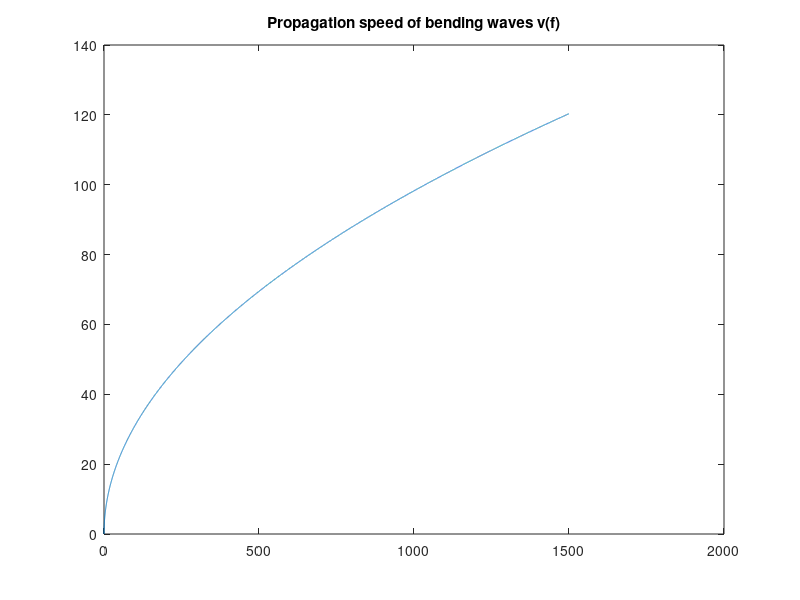
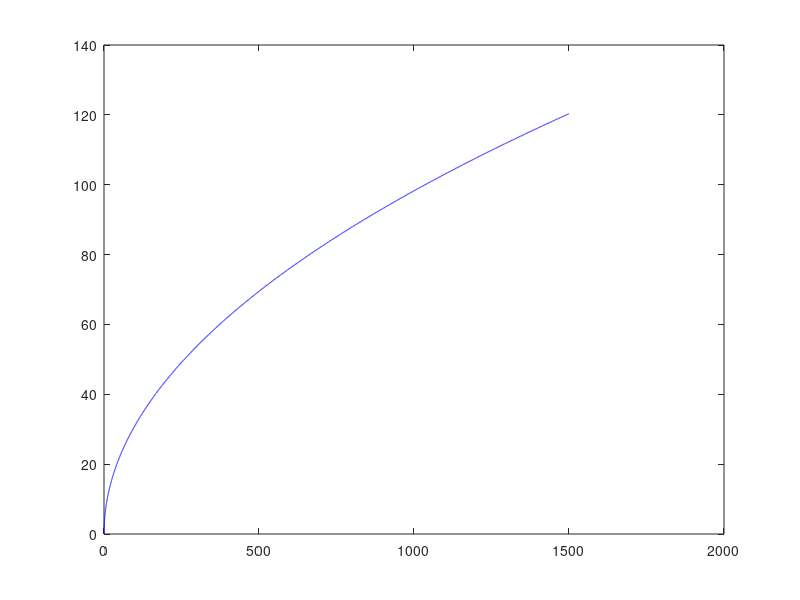

The MATLAB script that drew these images, in order: (Note: this script raises an error after producing the figures.)
clc
clear all
close all

if not(isfolder("Plots"))
    mkdir("Plots")
end
addpath('Plots')

axlabelsize = 16;
titlesize = 22;
legendsize = 16;

%% DATA: square thin plate

a = 0.15;       % side
h = 0.001;     % thickness
% material properties
E = 69*10^9;    % Young's modulus
ro = 2700;      % volumetric density
ni = 0.334;     % Poisson's ratio

M = a^2 * ro * h;   % mass of the plate

%%  Propagation speed of quasi-long. and long. waves
c_l = sqrt(E/ ( ro*(1-ni^2) ) );        %quasi-long.

c_long = sqrt( (E*(1-ni)) / ( ro*(1-2*ni)*(1+ni) ) );   %long.

%%  Propagation speed of bending waves w.r.t. freq.
f = 0:0.1:1500;

v = sqrt(1.8.*f.*h*c_l);

figure(1)
plot(f, v);
title('Propagation speed of bending waves v(f)');


figure('Renderer', 'painters', 'Position', [10 10 1000 600])
 
plot(f,v,'b');
xlabel('Frequency [Hz]','interpreter','latex', FontSize=axlabelsize);
ylabel('$v(f)$ [m/s]','interpreter','latex', FontSize=axlabelsize);
title('Propagation speed of bending waves','interpreter','latex', FontSize=titlesize);
grid minor  
saveas(gcf,strcat("Plots/","Speed of bending waves",".png"));

%% Modal frequencies of the first six bending modes
% CLAMPED EDGES
f_ratios = [1, 2.04, 2.04, 3.01, 3.66, 3.67];
f_0 = 1.654*c_l*h/a^2;
f_modal = f_0.*f_ratios;

% x = 1:0.01:a;
% y=x;
% 
% w = sin(m*pi*x/a) * sin(n*pi+y/a) * f_ratios(1)  
% 
% Where: 
% 
% A_mn is the amplitude for the mode (m, n). 
% m and n are mode numbers, and for the first 6 modes, m and n can take values (1, 1), (2, 1), (1, 2), (2, 2), (3, 1), and (1, 3). 
% a is the side length of the square plate. 
% f_mn is a mode-dependent constant that can be calculated based on the specific mode. 
% ω is the angular frequency of the mode.

%% Sitka spruce
E_l = 12; %1.3*10^10
E_r = 0.9; %1.3*10^9
L_y = 0.15;

aspect_ratio = (E_l/E_r)^(1/4);
%aspect_ratio = (12.8)^(1/4);

L_x = aspect_ratio*L_y;

figure
x = [0, L_x, L_x, 0, 0];
y = [0, 0, L_y, L_y, 0 ];
plot(x,y,'k-',LineWidth=2);
xlim([-0.1,L_x+0.1]);
ylim([-0.1,L_y+0.1]);
hold on 
fill(x,y,[184 142 90]./255);
xlabel('x','FontSize',20);
ylabel('y','FontSize',20);
grid minor;
%% Attached string
% properties
ro_s = 5000;    %volum. dens.
r = 0.0011;     %radius
L = 0.45;       %length
Q = 25;         %merit factor
S = pi*r^2;     %section area
m = ro_s*L*S;   %mass of the string
K = r/2;        %gyration radius

%% Tension of the string to get same fundam. freq.
mu = ro_s * (r^2);
T = (f_0^2) * 4 * (L^2) * pi * mu;
% T = (f_0^2) * 4 * (L^2) * pi * ro_s * (r^2)-((120000000000*K^2*pi*S)/L^2);
%% Coupling
f_string = [1,2,3,4,5,6].*f_0;
threshold = (pi^2) / (4*(Q^2)); 
str_pl = m/M;

if str_pl<threshold
    coupling = 'weak';
else
    coupling = 'strong';
end

f1couple_min = f_modal(1)*(1-0.02);
f1couple_plus = f_modal(1)*(1+0.02);


%% percentage diff. between modes of string and plate


for i=1:1:length(f_modal)
    for j=1:1:length(f_string)
    perc(i,j) = (f_string(j)-f_modal(i))/f_modal(i) *100;
    end
end


str_pl2 = m/4/M;
if str_pl2<threshold
    coupling2 = 'weak';
else
    coupling2 = 'strong';
end
f2couple_min = f_modal(2)*(1-0.032);
f2couple_plus = f_modal(2)*(1+0.013);


str_pl3 = m/9/M;
if str_pl3<threshold
    coupling3 = 'weak';
else
    coupling3 = 'strong';
end
f3couple_min = f_modal(4)*(1-0.02);
f3couple_plus = f_modal(4)*(1+0.02);
